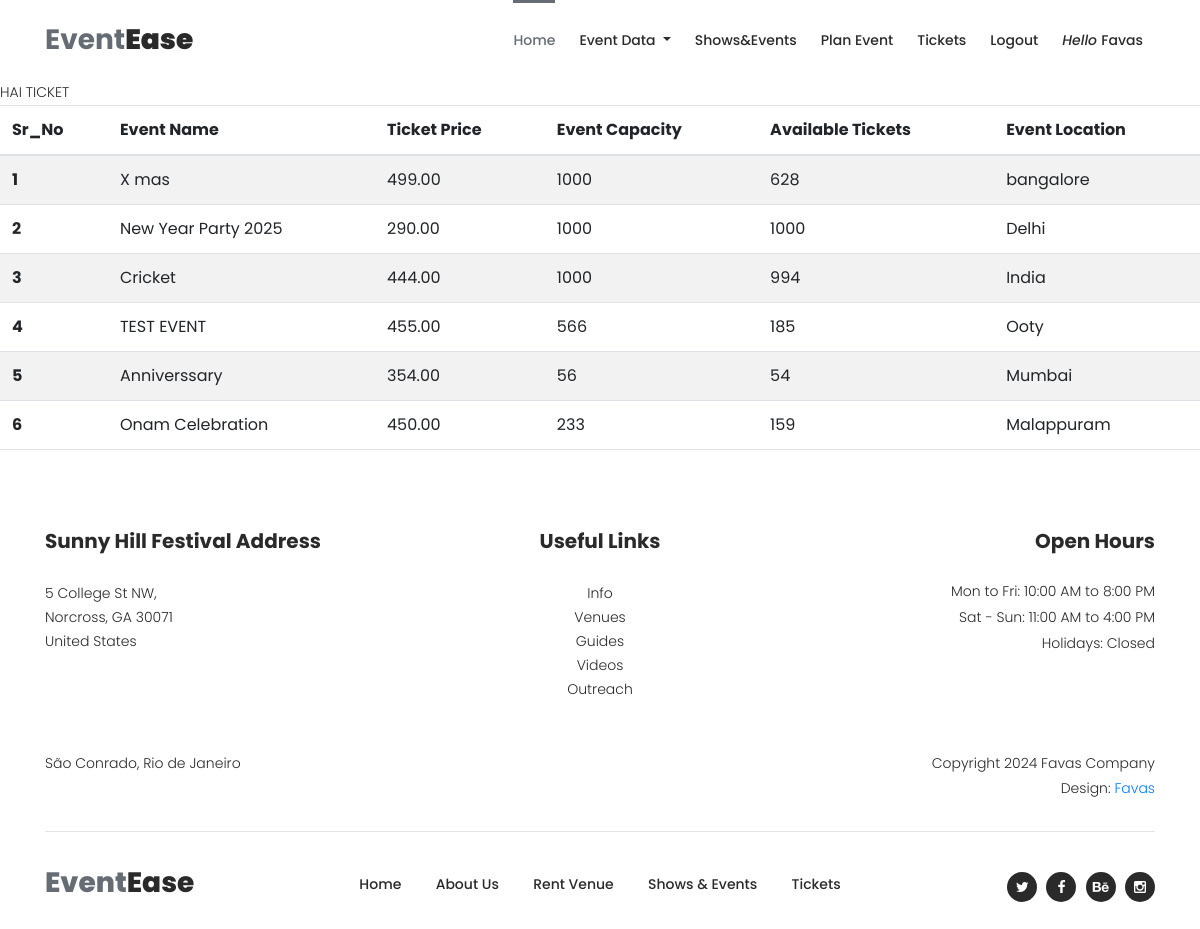
Page /admin_ticket_list/ (signed in) on the committed database.
### events/models.py (models this page shows, shortened)
class Event(models.Model):
    user = models.ForeignKey(Profile, on_delete=models.CASCADE,blank=True,null=True)  # Link each event to a user
    title = models.CharField(max_length=200)
    description = models.TextField()
    date = models.DateField()
    time = models.TimeField()
    location = models.CharField(max_length=255)
    ticket_price=models.DecimalField(max_digits=10,decimal_places=2,default=0.00)
    is_active = models.BooleanField(default=True)
    image = models.ImageField(upload_to='event_images/', null=True, blank=True)
    capacity = models.PositiveIntegerField(default=0)
    available_tickets = models.PositiveIntegerField(default=0)
    def __str__(self):
        return self.title

### events/views.py (the view)
# urls.py: path('admin_ticket_list/', views.admin_ticket_list, name='admin_ticket_list'),
def admin_ticket_list(request):
    ticket_data=Event.objects.prefetch_related('ticket_set', 'user__user').all()
    context={
        'ticket_data':ticket_data
    }
    print(context)
    return render(request,'layout_admin_ticket_list.html',context)

### templates/Layout_admin_ticket_list.html
{% extends 'blank_layout.html' %}
{% block header%}
{% include 'header.html' %}
{% endblock header%}
{% block admin_event_list %}
{% include 'admin_ticket_list.html' %}
{% endblock admin_event_list %}
{% block footer %}
{% include 'footer.html' %}
{% endblock footer %}

### templates/header.html (shortened to what this page needs)
{% load static %}
<link href="https://cdn.jsdelivr.net/npm/bootstrap@5.3.0/dist/css/bootstrap.min.css" rel="stylesheet">
<header class="header-area header-sticky">
    <div class="container">
        <div class="row">
            <div class="col-12">
                <nav class="main-nav">
                    <a href="{% url 'index' %}" class="logo">Event<em>Ease</em></a>
                    <ul class="nav">
                        <li><a href="{% url 'index' %}" class="active">Home</a></li>
                        {% if user.is_authenticated and user.is_staff %}
                        <li class="dropdown ">
                            <a class=" dropdown-toggle" href="#" role="button" id="dropdownMenuLink" data-bs-toggle="dropdown" aria-expanded="false">
                              Event Data
                            </a>
                        </li>
                        {% endif %}
                        <li><a href="{% url 'display_event' %}">Shows&Events</a></li>
                        {% if user.is_authenticated and user.is_staff %}
                        <li><a href="{% url 'create_event' %}">Plan Event</a></li>
                        {% endif %}
                        <li><a href="{% url 'tickets' %}">Tickets</a></li>
                        {% if user.is_authenticated %}
                            <li><a href="{% url 'logout' %}">Logout</a></li>
                            <li><a href="#"><em>Hello </em>{{ user.username }}</a></li>
                        {% else %}
                            <li><a href="{% url 'login' %}">Login</a></li>
                        {% endif %}
                    </ul>
                </nav>
            </div>
        </div>
    </div>
</header>

### templates/admin_ticket_list.html (shortened to what this page needs)
{% load static %}
    <link rel="stylesheet" type="text/css" href="{% static 'css/bootstrap.min.css' %}">
    <link rel="stylesheet" type="text/css" href="{% static 'css/font-awesome.css' %}">
    <link rel="stylesheet" type="text/css" href="{% static 'css/owl-carousel.css' %}">
    <link rel="stylesheet" href="{% static 'css/tooplate-artxibition.css' %}">
<table class="table table-striped">
    <thead>
      <tr>
        <th scope="col">Sr_No</th>
        <th scope="col">Event Name</th>
        <th scope="col">Ticket Price</th>
        <th scope="col">Event Capacity</th>
        <th scope="col">Available Tickets</th>
        <th scope="col">Event Location</th>
      </tr>
    </thead>
    <tbody>
      <P> HAI TICKET </P>
        {% for data in ticket_data %}
      <tr>
        <th scope="row">{{ forloop.counter}}</th>
       <td>{{data.title}}</td>
        <td>{{data.ticket_price}}</td>
        <td>{{data.capacity}}</td>
        <td>{{data.available_tickets}}</td>
        <td>{{data.location}}</td>
      </tr>
      {% endfor %}
    </tbody>
  </table>

### static/css/tooplate-artxibition.css (style rules this page uses)
html, body, div, span, applet, object, iframe, h1, h2, h3, h4, h5, h6, p, blockquote, div pre, a, abbr, acronym, address, big, cite, code, del, dfn, em, font, img, ins, kbd, q, s, samp, small, strike, strong, sub, sup, tt, var, b, u, i, center, dl, dt, dd, ol, ul, li, figure, header, nav, section, article, aside, footer, figcaption { margin: 0; padding: 0; border: 0; outline: 0; }
ul, li { padding: 0; margin: 0; list-style: none; }
header, nav, section, article, aside, footer, hgroup { display: block; }
* { box-sizing: border-box; }
html, body { font-family: 'Poppins', sans-serif; font-weight: 400; background-color: #fff; font-size: 16px; -ms-text-size-adjust: 100%; -webkit-font-smoothing: antialiased; -moz-osx-font-smoothing: grayscale; }
a { text-decoration: none !important; }
ul { margin-bottom: 0px; }
p { font-size: 14px; line-height: 25px; color: #2a2a2a; font-weight: 300; }
html, body { background: #fff; font-family: 'Poppins', sans-serif; }
.header-area { position: relative; top: 0px; left: 0px; right: 0px; z-index: 100; height: 80px; background: #fff; -webkit-transition: all .5s ease 0s; -moz-transition: all .5s ease 0s; -o-transition: all .5s ease 0s; transition: all .5s ease 0s; }
.header-area .main-nav { min-height: 80px; background: transparent; }
.header-area .main-nav .logo { line-height: 80px; color: #656c74; font-size: 28px; font-weight: 700; float: left; -webkit-transition: all 0.3s ease 0s; -moz-transition: all 0.3s ease 0s; -o-transition: all 0.3s ease 0s; transition: all 0.3s ease 0s; }
.header-area .main-nav .logo em { font-style: normal; color: #2a2a2a; font-weight: 900; }
.header-area .main-nav .nav { float: right; margin-top: 27px; margin-right: 0px; background-color: transparent; -webkit-transition: all 0.3s ease 0s; -moz-transition: all 0.3s ease 0s; -o-transition: all 0.3s ease 0s; transition: all 0.3s ease 0s; position: relative; z-index: 999; }
.header-area .main-nav .nav li { padding-left: 20px; padding-right: 20px; }
.header-area .main-nav .nav li a { display: block; font-weight: 500; font-size: 14px; color: #2a2a2a; text-transform: capitalize; -webkit-transition: all 0.3s ease 0s; -moz-transition: all 0.3s ease 0s; -o-transition: all 0.3s ease 0s; transition: all 0.3s ease 0s; height: 40px; line-height: 40px; border: transparent; }
.header-area .main-nav .nav li:hover a, .header-area .main-nav .nav li a.active { color: #656c74!important; opacity: 1; }
.header-area .main-nav .nav li a.active { position: relative; }
.header-area .main-nav .nav li a.active:after { position: absolute; width: 100%; height: 3px; background-color: #656c74; content: ''; top: -20px; left: 0; }
.header-area.header-sticky { min-height: 80px; }
.header-area.header-sticky .nav { margin-top: 20px !important; }
.header-area.header-sticky .nav li a.active { color: #656c74; }
@media (max-width: 1200px) { .header-area .main-nav .nav li { padding-left: 12px; padding-right: 12px; } }
@media (max-width: 1200px) { .header-area .main-nav:before { display: none; } }
@media (min-width: 767px) { .header-area .main-nav .nav { display: flex !important; } }

### rows in the picture
Event: title "X mas", ticket_price "499.00", capacity "1000", available_tickets "628", location "bangalore"
Event: title "New Year Party 2025", ticket_price "290.00", capacity "1000", available_tickets "1000", location "Delhi"
Event: title "Cricket", ticket_price "444.00", capacity "1000", available_tickets "994", location "India"
Event: title "TEST EVENT", ticket_price "455.00", capacity "566", available_tickets "185", location "Ooty"
Event: title "Anniverssary", ticket_price "354.00", capacity "56", available_tickets "54", location "Mumbai"
Event: title "Onam Celebration", ticket_price "450.00", capacity "233", available_tickets "159", location "Malappuram"

### other values in the picture
{{ user.username }} "Favas"
